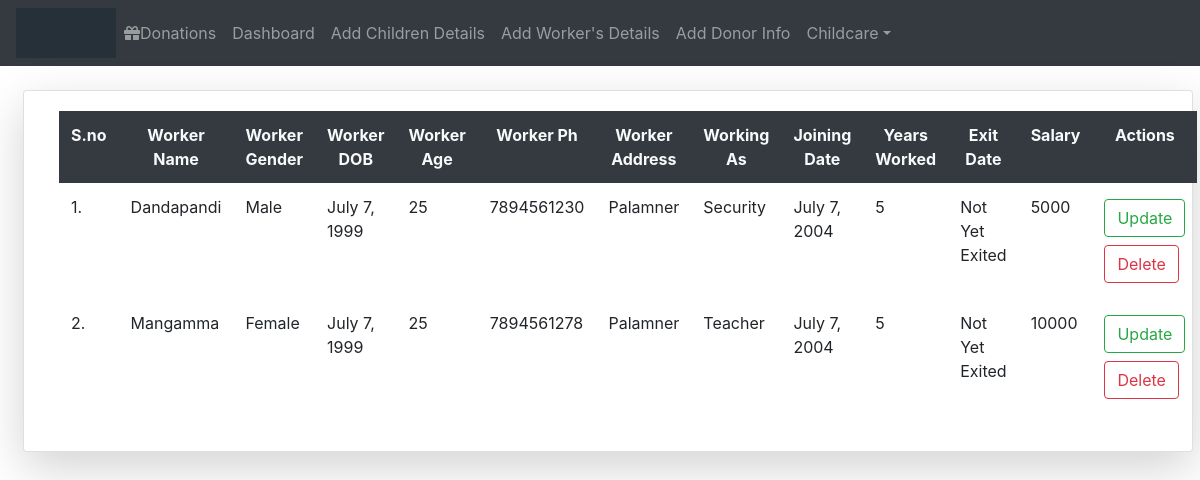
Page /wortab/ (signed in) on the committed database.
### App/models.py (models this page shows)
class User(AbstractUser):
	img= models.ImageField(upload_to='Profiles/',default="profile.png")
	dob=models.DateField(null=True,blank=True)
	g=[('Male','Male'),('Female','Female')]
	gender=models.CharField(max_length=10,choices=g,null=True,blank=True)
	ph_no=models.CharField(max_length=10)
	pan_no=models.CharField(max_length=10,null=True,blank=True)
	address=models.CharField(max_length=100)
	postal_code=models.CharField(max_length=7)
	city=models.CharField(max_length=20)
	state=models.CharField(max_length=20,default='Andhra Pradesh')
	country=models.CharField(max_length=20,default='India')
	idgen = models.TextField(blank=True)
	p=[(1,'Donor'),(2,'Organisation'),(3,'Guest')]
	role=models.IntegerField(choices=p,default=3)

class Worker_details(models.Model):
	worker_name = models.CharField(max_length=50)
	w=[('Female','Female'),('Male','Male'),('Select','Select Your Gender')]
	worker_gen=models.CharField(max_length=10,choices=w,default='Select')
	worker_dob=models.DateField(null=True)
	worker_age = models.CharField(max_length=10)
	worker_ph=models.CharField(max_length=20)
	worker_add=models.CharField(max_length=100)
	working_as = models.CharField(max_length=100)
	joining_date = models.DateField(null=True)
	yrs_worked = models.CharField(max_length=30)
	exit_date = models.CharField(max_length=50,default="Not Yet Exited")
	worimg= models.ImageField(upload_to='Worker_profiles/',default="profile.png")
	salary = models.CharField(max_length=100)
	wor = models.ForeignKey(User,on_delete=models.CASCADE)

### App/views.py (the view)
# urls.py: path('wortab/',views.workertable,name="wt"),
def workertable(request):
	r = Worker_details.objects.filter(wor_id=request.user.id)
	return render(request,'html/workertable.html',{'r':r})

### App/templates/html/workertable.html (shortened to what this page needs)
{% extends 'html/base.html' %}
{% block content %}
<div class="container-fluid mt-4">
	<div class="card col-md mt-2 mx-2 shadow-lg">
			<div class="card-body">
				<table class="table table-borderless table-center">
					<tr class="bg-dark text-light text-center">
						<th>S.no</th>
						<th>Worker Name</th>
						<th>Worker Gender</th>
						<th>Worker DOB</th>
						<th>Worker Age</th>
						<th>Worker Ph</th>
						<th>Worker Address</th>
						<th>Working As</th>
						<th>Joining Date</th>
						<th>Years Worked</th>
						<th>Exit Date</th>
						<th>Salary</th>
						<th>Actions</th>
					</tr>
            		{% for j in r %}
            		<tr>
            			<td>{{forloop.counter}}.</td>
            			<td>{{j.worker_name}}</td>
            			<td>{{j.worker_gen}}</td>
            			<td>{{j.worker_dob}}</td>
            			<td>{{j.worker_age}}</td>
            			<td>{{j.worker_ph}}</td>
            			<td>{{j.worker_add}}</td>
            			<td>{{j.working_as}}</td>
            			<td>{{j.joining_date}}</td>
            			<td>{{j.yrs_worked}}</td>
            			<td>{{j.exit_date}}</td>
            			<td>{{j.salary}}</td>
            			<td colspan="3">
            				<a href="{% url 'worup' j.id %}" class="btn btn-outline-success my-1 text-success">Update</a>
            				<a href="{% url 'wordel' j.id %}" class="btn btn-outline-danger my-1 text-danger">Delete</a>
            			</td>
            		</tr>
            		{% endfor %}
            	</table>
			</div>
		</div>
</div>
{% endblock %}

### App/templates/html/navbar.html (shortened to what this page needs)
{% load static %}
<link rel="stylesheet" href="https://use.fontawesome.com/releases/v5.7.0/css/all.css">
<nav class="navbar navbar-expand-md bg-dark navbar-dark">
  <img src="{% static 'images/gif.gif' %}" alt="logo" style="width:100px;height:50px">
  <div class="collapse navbar-collapse" id="collapsibleNavbar">
    <ul class="navbar-nav">
      {% if not user.is_authenticated %}
      <li class="nav-item">
        <a class="nav-link" href="{% url 'hm' %}"><i class="fas fa-home">Home</a>
      </li>
      <li class="nav-item">
        <a class="nav-link" href="{% url 'rg' %}">Register Here</a>
      </li>
      <li class="nav-item">
        <a class="nav-link" href="{% url 'lg' %}"><i class="fas fa-address-card">Login</a>
      </li>
{% elif user.role == 2 %}
      <li class="nav-item">
        <a class="nav-link" href="{% url 'vi' %}"><i class='fas fa-gift'></i>Donations</a>
      </li>
      <li class="nav-item">
        <a class="nav-link" href="{% url 'dash' %}">Dashboard</a>
      </li>
      <li class="nav-item">
        <a class="nav-link" href="{% url 'ci' %}">Add Children Details</a>
      </li>
      <li class="nav-item">
        <a class="nav-link" href="{% url 'wi' %}">Add Worker's Details</a>
      </li>
      <li class="nav-item">
        <a class="nav-link" href="{% url 'di' %}">Add Donor Info</a>
      </li>
      <li class="dropdown">
       <a type="button" class="nav-link dropdown-toggle" data-toggle="dropdown">{{user.username}}</a>
</li>
      {% endif %}
    </ul>
  </div>
</nav>

### rows in the picture
User: username "Childcare"
Worker_details: worker_name "Dandapandi", worker_gen "Male", worker_dob "July 7, 1999", worker_age "25", worker_ph "7894561230", worker_add "Palamner", working_as "Security", joining_date "July 7, 2004", yrs_worked "5", exit_date "Not Yet Exited", salary "5000"
Worker_details: worker_name "Mangamma", worker_gen "Female", worker_dob "July 7, 1999", worker_age "25", worker_ph "7894561278", worker_add "Palamner", working_as "Teacher", joining_date "July 7, 2004", yrs_worked "5", exit_date "Not Yet Exited", salary "10000"
